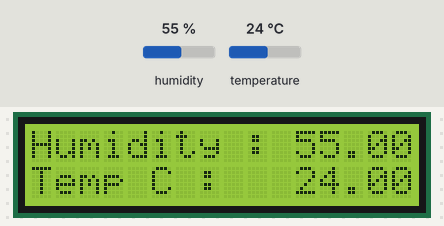
This sketch was run on a simulated Arduino Uno, built with avr-gcc and run on an emulated ATmega328P. On the bench: 16×2 character LCD. The inputs (shaded band) are chosen by the test bench; at power-on: humidity 55 %, temperature 24 °C.

Above: at 1.7 s.
1.8 s: humidity set to 22 %
At 3.9 s:
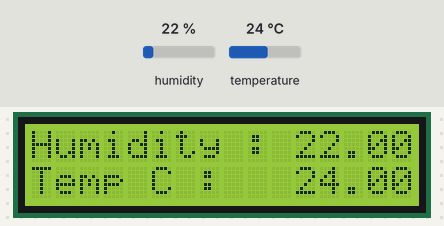
4.6 s: temperature set to 12 °C
At 6.1 s:
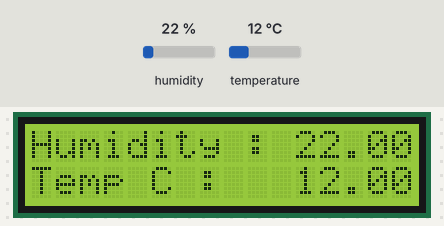
7.4 s: humidity set to 40 %
At 9.2 s:
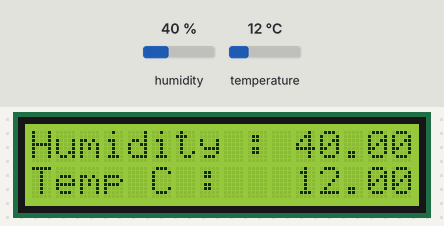
10.4 s: temperature set to 19 °C
At 11.4 s:
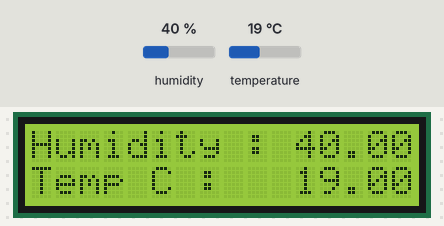
Timing chart, 0 to 13.4 s (numbered marks = the images above; inputs shaded):
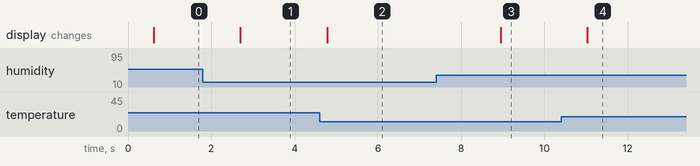

The sketch:

sketch_aug15a.ino
```cpp
#include <DHT.h> // تعديل اسم المكتبة
#include <Wire.h>
#include <LiquidCrystal_I2C.h>

// إعداد الشاشة: العنوان غالباً 0x27، والشاشة 16 عمود و 2 صف
LiquidCrystal_I2C lcd(0x27, 16, 2);
#define Type DHT11
int sensor = 2;

DHT HT(sensor, Type); // تعديل اسم الكلاس لـ DHT بدلاً من DHT11

float hum;
float Tc;
float Tf;
int dt = 500;

void setup() {
  Serial.begin(9600);
  HT.begin(); // تعديل حرف الـ B ليكون b (small)
  delay(dt);
  lcd.init();                      // تشغيل الشاشة
  lcd.backlight();                 // تشغيل الإضاءة الخلفية

}

void loop() {
  hum = HT.readHumidity();
  Tc = HT.readTemperature();
  Tf = HT.readTemperature(true);

  // أوامر الطباعة عشان تقدر تشوف القرايات على الـ Serial Monitor
  lcd.setCursor(0, 0);             // الوقوف في أول عمود، وأول صف
  lcd.print("Humidity :");      // طباعة النص

  lcd.setCursor(11, 0);             // الوقوف في أول عمود، وتاني صف
  lcd.print(hum);

  lcd.setCursor(0 , 1);
  lcd.print("Temp C :");
  lcd.setCursor (11 , 1);
  lcd.print(Tc);


  delay(1000); // يفضل تخلي التأخير ثانيتين على الأقل لأن سينسور DHT11 بطيء في القراءة
}
```

Measured:
- after the input at 1.8 s, the display: changes after 0.90 s (image 1)
- after the input at 4.6 s, the display: changes after 0.18 s (image 2)
- after the input at 7.4 s, the display: changes after 1.5 s (image 3)
- after the input at 10.4 s, the display: changes after 0.63 s (image 4)
